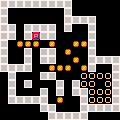

Below is a game level as drawn by its tile map, then a one-line description and the .tmx file that defines it, in full:
An orthogonal 15x15 tile map with 8x8 px tiles, 1 tile layer (tiles).

<map version="1.0" tiledversion="1.0.2" orientation="orthogonal" renderorder="left-up" width="15" height="15" tilewidth="8" tileheight="8" nextobjectid="1">
 <tileset firstgid="1" source="tileset.tsx" />
 <layer name="tiles" width="15" height="15">
  <data encoding="csv">
5,5,5,5,5,5,5,5,5,0,0,0,0,0,0,5,0,0,0,0,0,0,0,5,0,0,0,0,0,0,5,0,0,0,0,0,0,0,5,5,5,5,0,0,0,5,5,0,5,5,5,5,0,5,0,0,5,0,0,0,5,5,0,5,3,5,5,0,0,0,0,5,0,0,0,5,0,1,1,1,0,1,0,0,1,1,5,0,0,0,5,0,0,5,0,5,5,0,1,0,0,5,0,0,0,5,0,0,5,0,5,5,0,0,1,0,5,5,5,5,5,5,5,5,0,0,1,1,1,0,1,5,0,0,5,0,5,0,0,0,5,5,0,0,0,2,2,2,2,5,0,5,0,5,0,0,0,5,0,5,2,2,0,2,5,0,5,0,0,0,5,0,5,0,5,5,2,2,2,5,0,5,5,5,5,5,0,1,0,0,5,2,2,2,5,0,0,0,0,0,5,5,0,0,0,5,5,5,5,5,0,0,0,0,0,0,5,5,5,5,5,0,0,0,0
</data>
 </layer>
</map>
